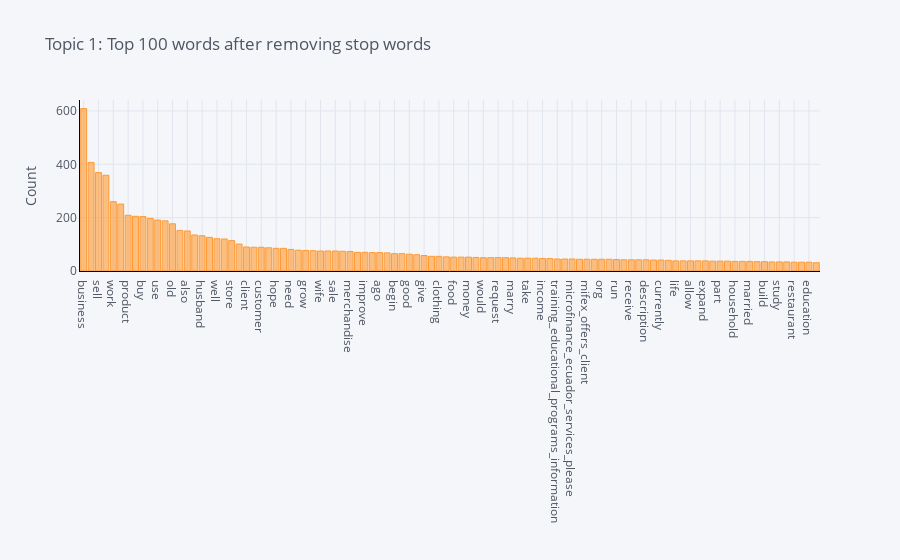

This figure's notebook cell:
### Code cell
plot_model(lda, plot = 'frequency', topic_num='Topic 1')

### Figure 1 — Plotly figure (JSON) as saved in the notebook; plotly's stock layout.template omitted (floating-point values rounded to 4 significant figures)
{"data": [{"name": "count", "text": "", "y": [609, 407, 369, 359, 260, 251, 209, 205, 204, 197, 191, 188, 177, 152, 150, 135, 132, 126, 121, 120, 114, 101, 90, 89, 89, 87, 85, 85, 81, 78, 77, 76, 75, 75, 75, 74, 73, 70, 70, 69, 69, 68, 65, 65, 63, 61, 58, 55, 55, 53, 52, 52, 52, 51, 50, 50, 50, 50, 49, 48, 48, 48, 47, 47, 45, 45, 45, 44, 44, 44, 44, 44, 43, 42, 42, 42, 42, 41, 41, 40, 38, 38, 38, 38, 38, 37, 37, 37, 36, 36, 36, 35, 35, 34, 34, 34, 33, 33, 33, 31], "marker": {"color": "rgba(255, 153, 51, 0.6)", "line": {"color": "rgba(255, 153, 51, 1.0)", "width": 1}}, "x": ["business", "loan", "sell", "year", "work", "child", "product", "home", "buy", "help", "use", "make", "old", "start", "also", "family", "husband", "able", "well", "order", "store", "invest", "client", "live", "customer", "purchase", "hope", "increase", "need", "want", "grow", "first", "wife", "school", "sale", "small", "merchandise", "new", "improve", "provide", "ago", "continue", "begin", "item", "good", "offer", "give", "house", "clothing", "son", "food", "second", "money", "time", "would", "experience", "request", "goal", "marry", "capital", "take", "open", "income", "day", "training_educational_programs_information", "go", "microfinance_ecuador_services_please", "clothe", "mifex_offers_client", "save", "org", "mifex_org_www_mifex", "run", "service", "receive", "people", "description", "shop", "currently", "investment", "life", "daughter", "allow", "mother", "expand", "job", "part", "profit", "household", "market", "married", "area", "build", "quality", "study", "cosmetic", "restaurant", "demand", "education", "community"], "type": "bar", "orientation": "v"}], "layout": {"title": {"text": "Topic 1: Top 100 words after removing stop words", "font": {"color": "#4D5663"}}, "paper_bgcolor": "#F5F6F9", "plot_bgcolor": "#F5F6F9", "yaxis": {"tickfont": {"color": "#4D5663"}, "title": {"text": "Count", "font": {"color": "#4D5663"}}, "showgrid": true, "zerolinecolor": "#E1E5ED", "gridcolor": "#E1E5ED", "linecolor": "black"}, "xaxis": {"tickfont": {"color": "#4D5663"}, "title": {"text": "", "font": {"color": "#4D5663"}}, "showgrid": true, "zerolinecolor": "#E1E5ED", "gridcolor": "#E1E5ED", "linecolor": "black"}, "legend": {"bgcolor": "#F5F6F9", "font": {"color": "#4D5663"}}}}
